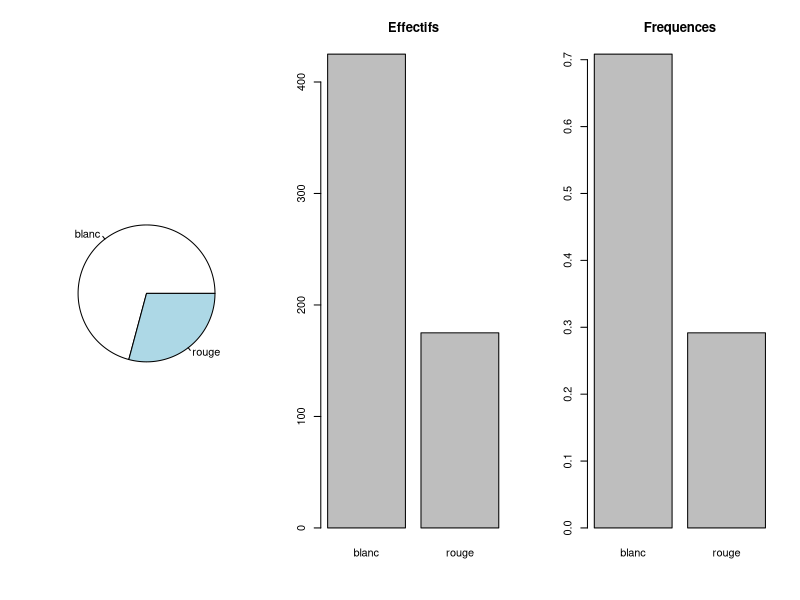
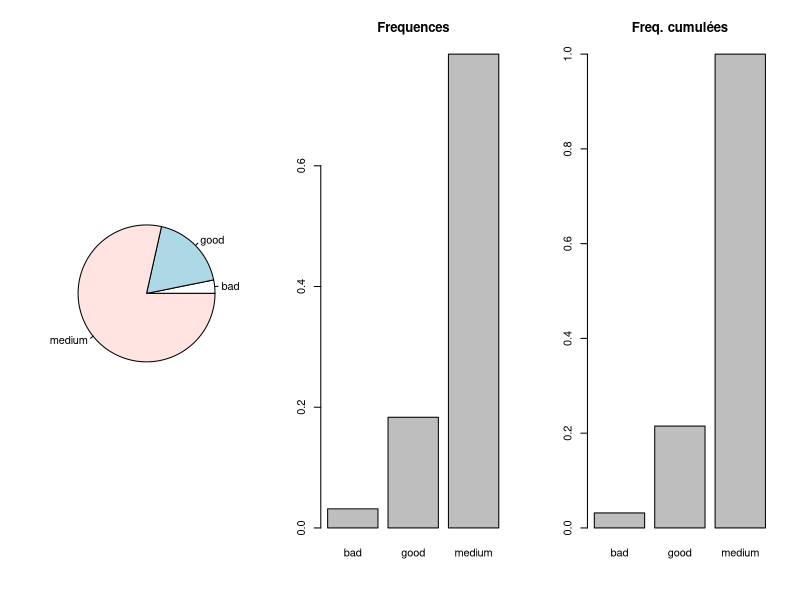
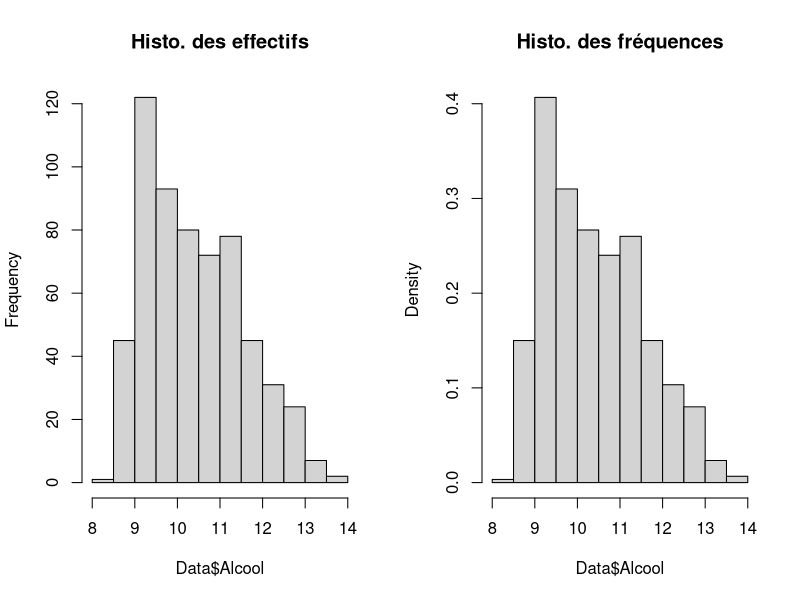
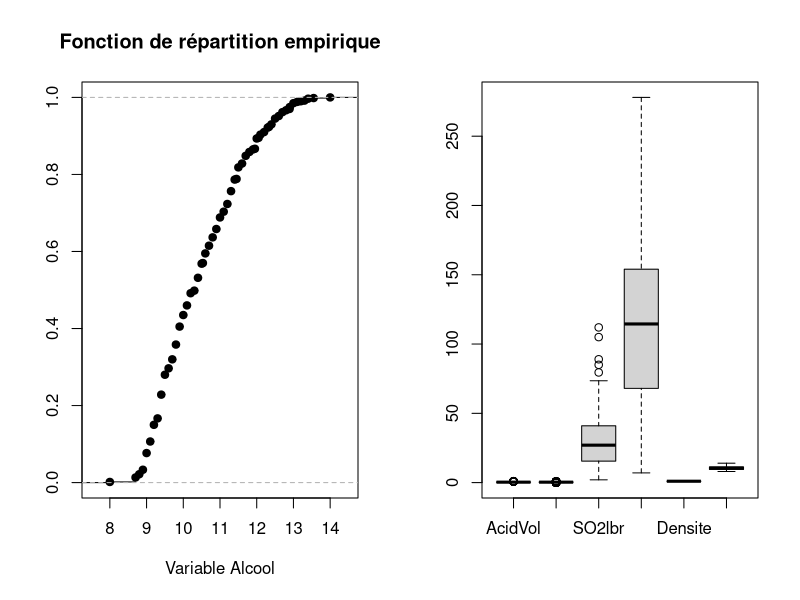
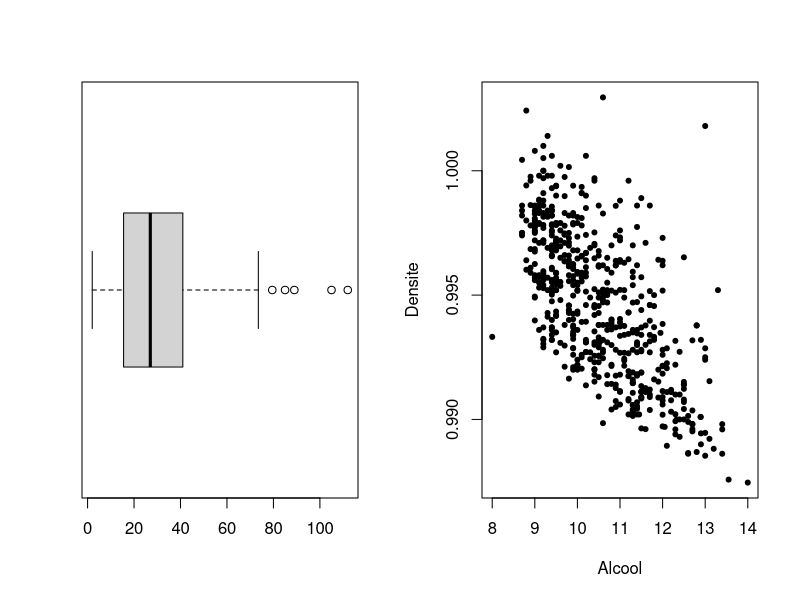
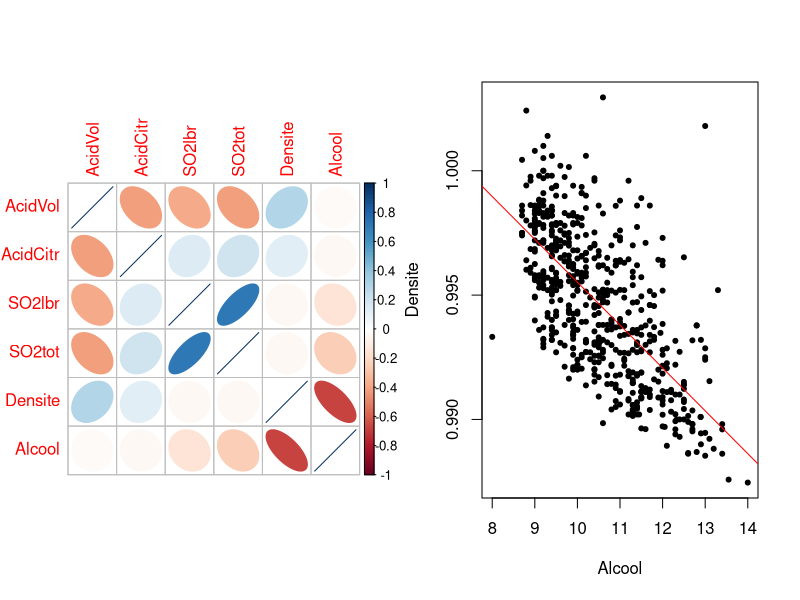
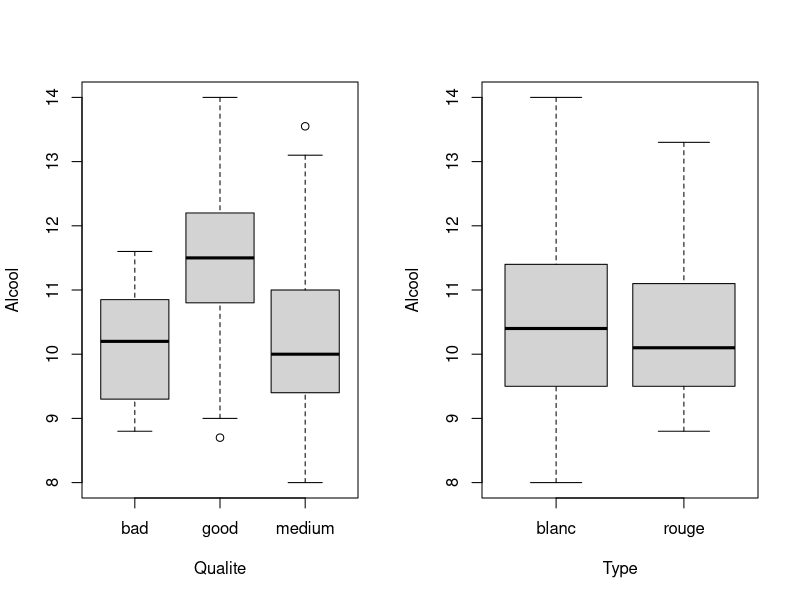
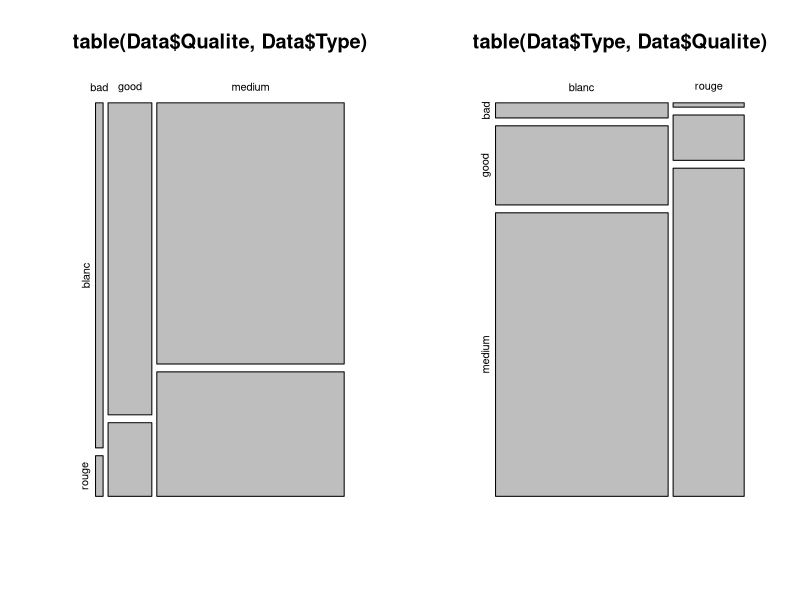

Source code (R) for these figures, in order: (Note: this script raises an error after producing the figures.)
## ---- chunk 1
library(knitr)
## Global options
options(max.print="75")
opts_chunk$set(echo=TRUE,
	             cache=TRUE,
               prompt=FALSE,
               tidy=TRUE,
               comment=NA,
               message=FALSE,
               warning=FALSE,
               class.source="badCode")
opts_knit$set(width=75)
## ---- chunk 2
library(corrplot)
## ---- chunk 3
Data = read.table("wine.txt",header=TRUE)
## ---- chunk 4
head(Data)
## ---- chunk 5
attributes(Data)
## ---- chunk 6
str(Data)
## ---- chunk 7
Data$Qualite=as.factor(Data$Qualite)
Data$Type=factor(Data$Type,labels=c("blanc","rouge"))
head(Data)
## ---- chunk 8
summary(Data)
## ---- chunk 9
levels(Data$Type)
## ---- chunk 10
summary(Data$Type)
EffType = as.vector(table(Data$Type))
EffType
## ---- chunk 11
Freq = EffType/length(Data$Type)
knitr::kable(data.frame(modalite=levels(Data$Type),Eff=EffType,Freq=Freq), caption = 'Description de la variable Type',booktabs = TRUE,digits=3)
## ---- chunk 12
par(mfrow=c(1,3))
pie(table(Data$Type))
barplot(table(Data$Type),main="Effectifs")
barplot(table(Data$Type)/nrow(Data),main="Frequences")
## ---- chunk 13
par(mfrow=c(1,3))
pie(table(Data$Qualite))
barplot(table(Data$Qualite)/nrow(Data),main="Frequences")
barplot(cumsum(table(Data$Qualite))/nrow(Data),main="Freq. cumulées")
## ---- chunk 14
mean(Data$Alcool)
## ---- chunk 15
var(Data$Alcool)
sd(Data$Alcool)
## ---- chunk 16
range(Data$Alcool)
min(Data$Alcool)
max(Data$Alcool)
## ---- chunk 17
diff(range(Data$Alcool))
## ---- chunk 18
median(Data$Alcool)
sort(Data$Alcool)[296:305]
## ---- chunk 19
quantile(Data$Alcool)
quantile(Data$Alcool,0.9)
## ---- chunk 20
q.Alc <- quantile(x = Data$Alcool, probs=c(.25,.75), names=FALSE)
diff(q.Alc)
## ---- chunk 21
L=q.Alc + diff(q.Alc) * c(-1.5,1.5) ; L
# valeur adjacente inférieure :
min(Data$Alcool[Data$Alcool>=L[1]])
# valeur adjacente supérieure :
max(Data$Alcool[Data$Alcool<=L[2]])
## ---- chunk 22
summary(Data$Alcool)
## ---- chunk 23
par(mfrow=c(1,2))
hist(Data$Alcool,main="Histo. des effectifs")
hist(Data$Alcool,freq=FALSE,main="Histo. des fréquences")
## ---- chunk 24
H <- hist(Data$Alcool,plot=FALSE)
attributes(H)
## ---- chunk 25
plot(ecdf(Data$Alcool), xlab = 'Variable Alcool', ylab = '', 
main = 'Fonction de répartition empirique')
## ---- chunk 26
boxplot(Data[,-c(1:2)])
## ---- chunk 27
B <- boxplot(Data$SO2lbr,horizontal=TRUE)
attributes(B)
## ---- chunk 28
B$stats
median(Data$SO2lbr)
q <- quantile(x = Data$SO2lbr, probs=c(.25,.75), names=FALSE)
q
L=q + diff(q) * c(-1.5,1.5) 
min(Data$SO2lbr[Data$SO2lbr>=L[1]])
max(Data$SO2lbr[Data$SO2lbr<=L[2]])
## ---- chunk 29
B$out

Data$SO2lbr[which(Data$SO2lbr<B$stats[1] | Data$SO2lbr>B$stats[5])]
## ---- chunk 30
plot(Data$Alcool,Data$Densite,pch=20,xlab="Alcool",ylab="Densite")
## ---- chunk 31
corrplot(cor(Data[,-c(1:2)]),method="ellipse")
## ---- chunk 32
plot(Densite ~ Alcool, data=Data,pch=20)
abline(lm(Densite~Alcool,data=Data),col="red")
## ---- chunk 33
par(mfrow=c(1,2))
boxplot(Alcool~Qualite,data=Data)
boxplot(Alcool~Type,data=Data)
## ---- chunk 34
table.cont = table(Data$Qualite,Data$Type)
table.cont
## ---- chunk 35
mosaicplot(table(Data$Qualite,Data$Type))
mosaicplot(table(Data$Type,Data$Qualite))
## ---- chunk 36
m0=5
mmax = 5.5
theta = seq(m0,mmax,0.01)
puiss_1 = puiss.test.moy.1(alpha=0.01, mmax = mmax, m0 = m0)
puiss_5 = puiss.test.moy.1(alpha=0.05, mmax = mmax, m0 = m0)
puiss_10 = puiss.test.moy.1(alpha=0.10, mmax = mmax, m0 = m0)
# premier graphique
par(mfrow=c(1,2))
plot(theta, puiss_1, type = "l", col = 1, main = "π1")
plot(theta, puiss_5, type = "l", col = 1, main = "π5")
plot(theta, puiss_10, type = "l", col = 1, main = "π10")
## ---- chunk 37
m0=5
mmax = 5.5
theta = seq(m0,mmax,0.01)
puiss_n10 = puiss.test.moy.1(n=10, mmax = mmax, m0 = m0)
puiss_n100 = puiss.test.moy.1(n=100, mmax = mmax, m0 = m0)
puiss_n1000 = puiss.test.moy.1(n=1000, mmax = mmax, m0 = m0)
# premier graphique
par(mfrow=c(1,2))
plot(theta, puiss_n10, type = "l", col = 1, main = "π1")
plot(theta, puiss_n100, type = "l", col = 1, main = "π5")
plot(theta, puiss_n1000, type = "l", col = 1, main = "π10")
